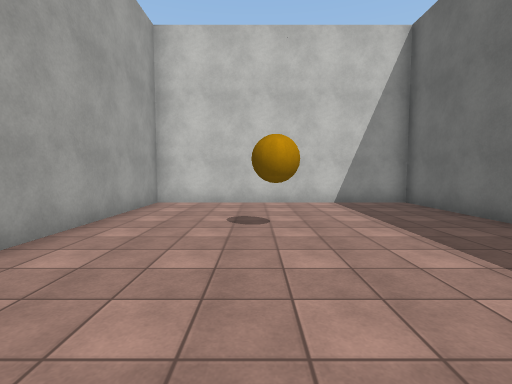
[1] (above)

20 first-person views from a walk through a Unity game level. The camera is 1.4 m above the floor, tilts 4° down and sees 85° across. The floor is counted in squares, 1.6 m on a side. Each view is taken from the middle of a square. On the plan, view 1 faces up. The plan holds only what a view shows up to about 11 squares ahead; the rest is blank. The place goes on beyond the plan. The player is left out. Some animated figures are not drawn. Some surface patterns are stand-ins.

[2]
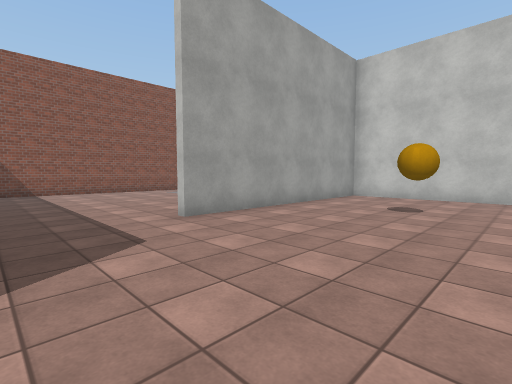

[3]
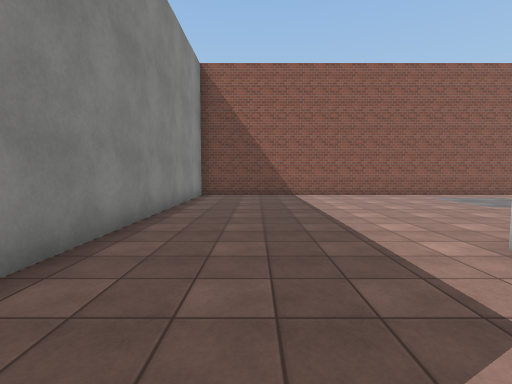

[4]
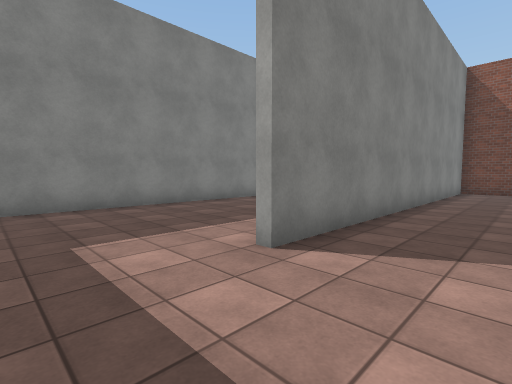

[5]
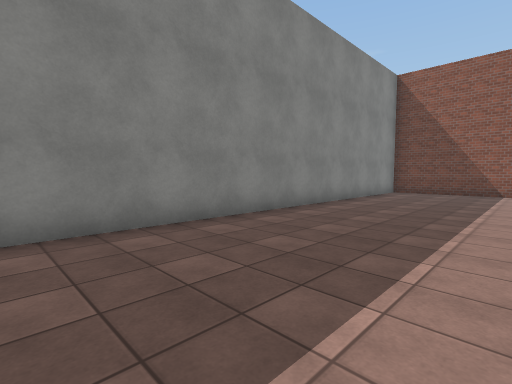

[6]
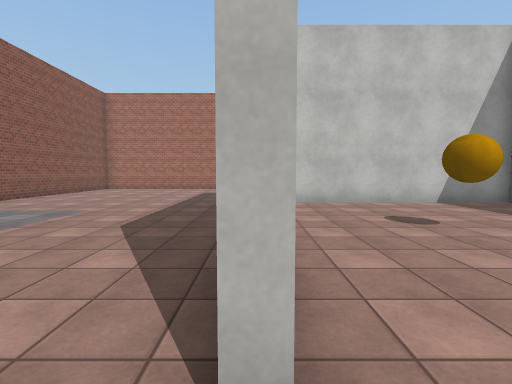

[7]
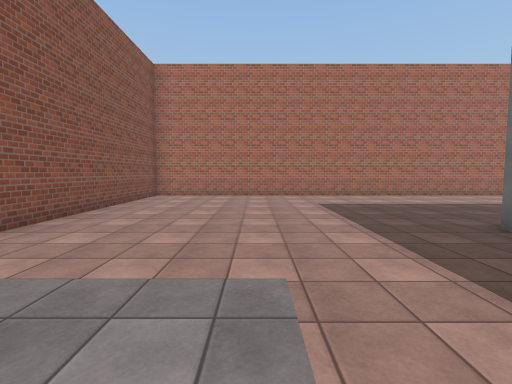

[8]
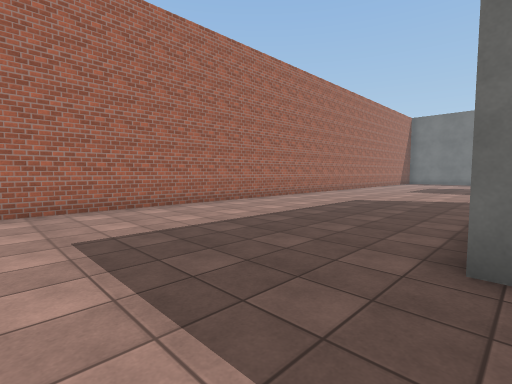

[9]
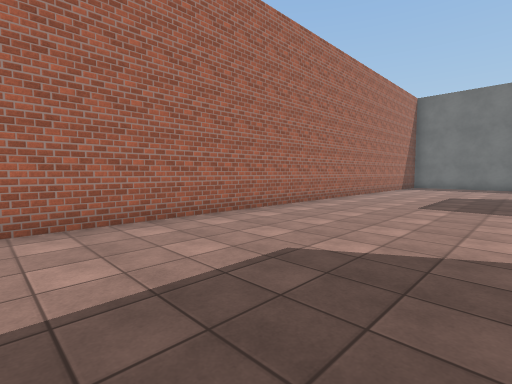

[10]
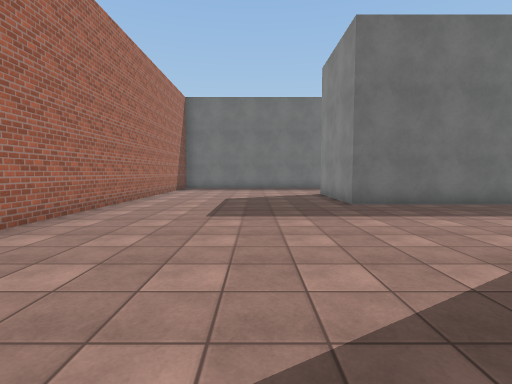

[11]
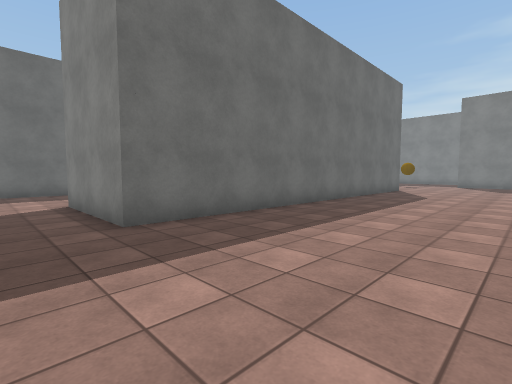

[12]
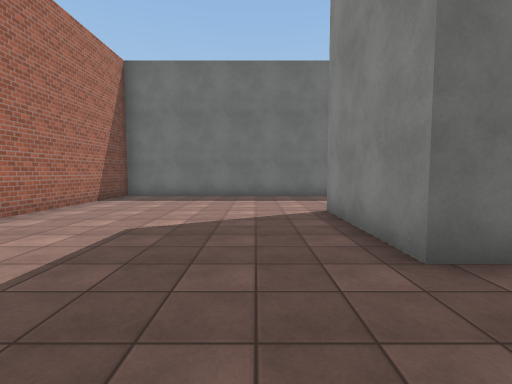

[13]
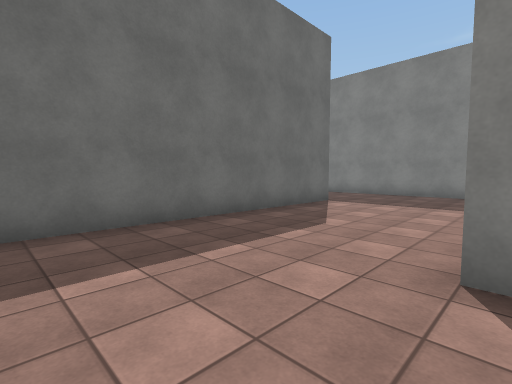

[14]
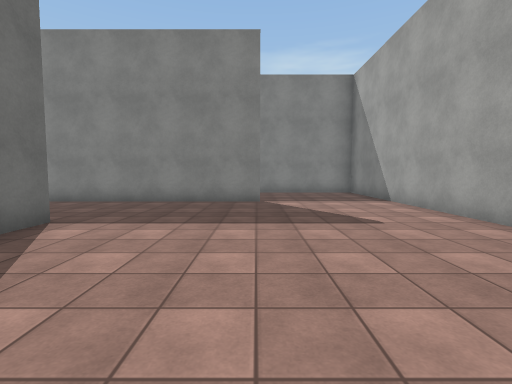

[15]
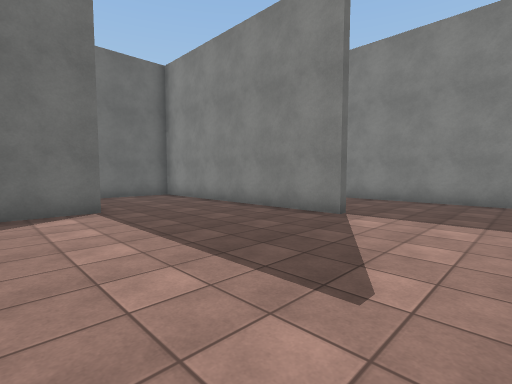

[16]
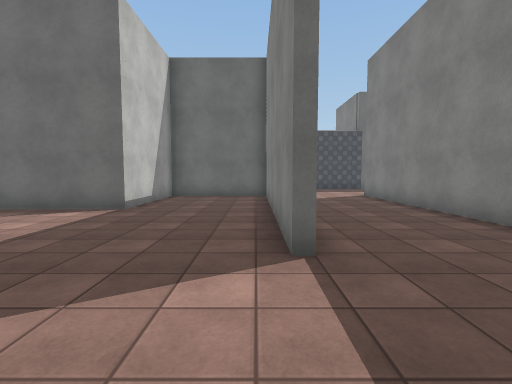

[17]
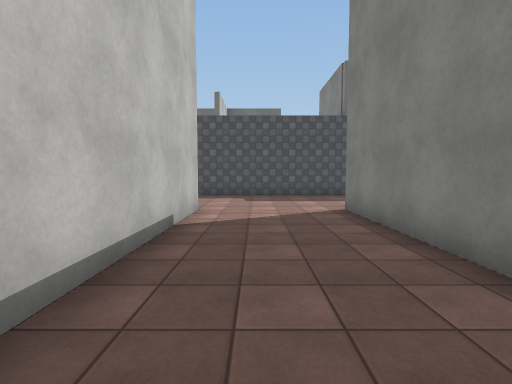

[18]
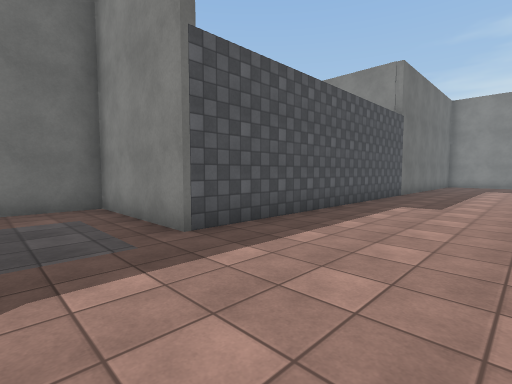

[19]
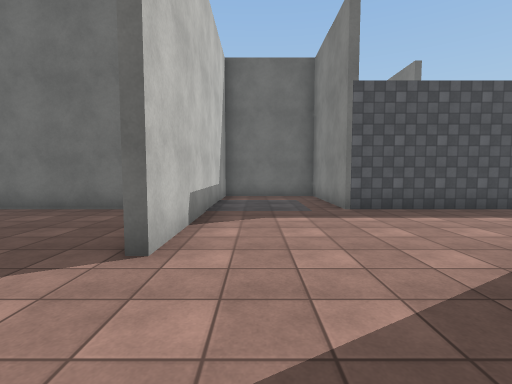

[20]
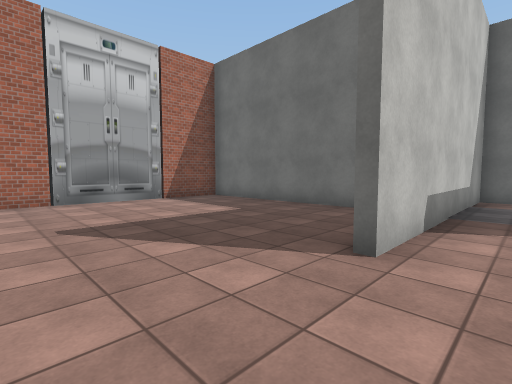

### Floor plan
Points are (right, up) in squares from view 1. A wall is a line through its corners. A room is listed if a view was taken in it or the views show most of it. See-through windows are left out.
Room 1 (views 1, 2, 3, 4, 5, 6, 7, 8, 9, 10, 11, 12, 13, 14, 15, 16, 17, 18, 19, 20)
walls: (9.6, -1) (9.6, 8.4) (13.4, 8.4); (9.9, 3.6) (9.9, -3); (4.4, 4.8) (4.4, 8.1) (-2.9, 8.1) (-2.9, 0.9); (13.8, -0.4) (21.4, -0.4) (21.4, 3.1) (17.6, 3.1) (17.6, 14.9) (-10.9, 14.9) (-10.9, -4.1) (0.6, -4.1); (11.4, -4.1) (21.6, -4.1); (21.6, -0.6) (16.4, -0.6); (25.6, -6) (25.6, 3.9) (29.4, 3.9) (29.4, 7.1) (21.9, 7.1); (25.6, 9.1) (25.6, 14.9) (19.2, 14.9); (-10.9, -5.5) (-10.9, -7.8); (-9.2, -9.4) (2.8, -9.4)

Positions as (right, up) in squares from view 1, and headings:
1: (0, 0), facing up
2: (2, -2), facing up-left
3: (0, -2), facing left
4: (3, -2), facing down-left
5: (2, -5), facing down-left
6: (-3, 0), facing up
7: (-7, 4), facing up
8: (-6, 8), facing up-right
9: (0, 10), facing up-right
10: (2, 11), facing right
11: (5, 10), facing down-right
12: (7, 10), facing right
13: (13, 11), facing down-right
14: (14, 8), facing down
15: (11, 5), facing down-right
16: (11, 0), facing right
17: (15, -2), facing right
18: (22, 6), facing down-right
19: (19, 6), facing right
20: (19, 6), facing up-right
